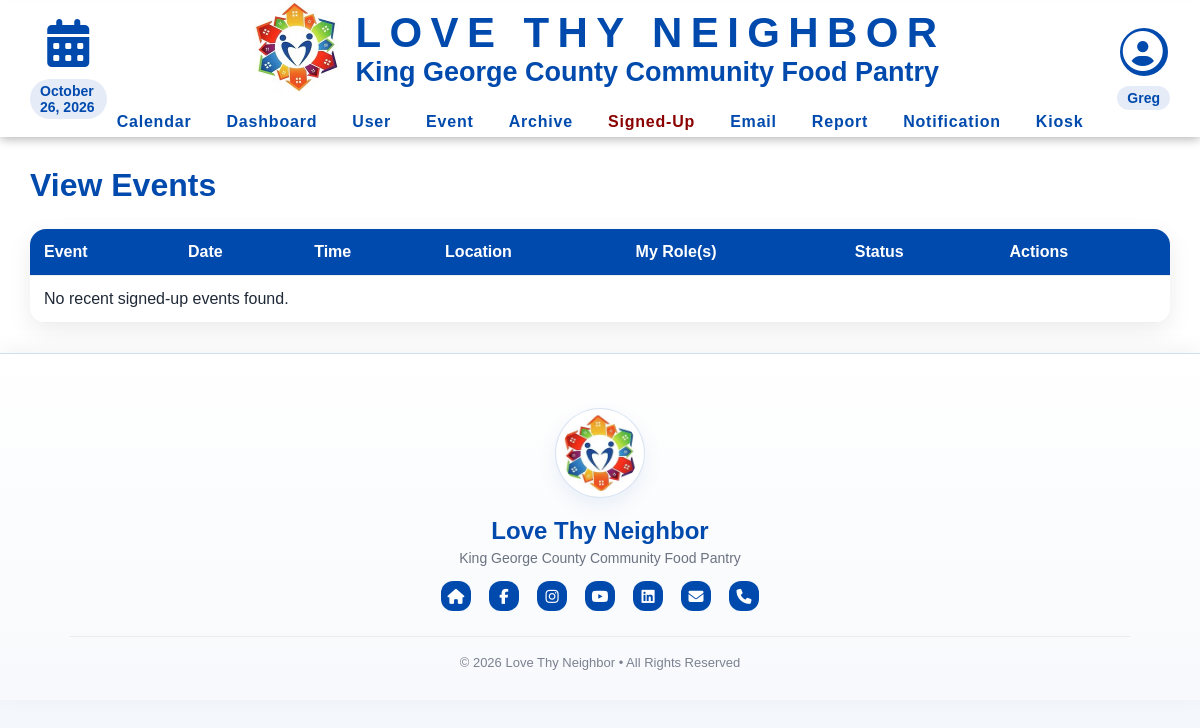
The app's page /viewMyUpcomingEvents.php (signed in), older data.
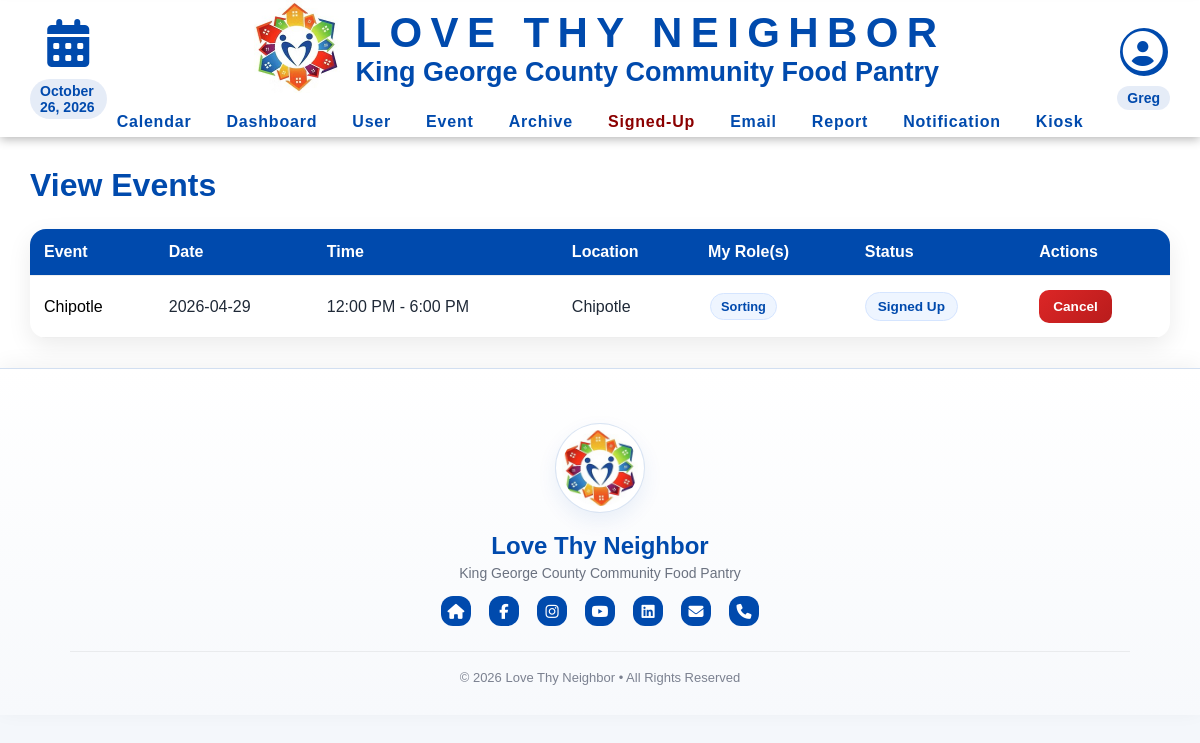
The same page, newer data.
### tables this page shows
CREATE TABLE `dbevents` (
  `id` int NOT NULL AUTO_INCREMENT,
  `name` text NOT NULL,
  `date` char(10) NOT NULL,
  `startTime` char(5) NOT NULL,
  `endTime` char(5) NOT NULL,
  `description` text NOT NULL,
  `capacity` int NOT NULL,
  `location` text,
  `archived` tinyint DEFAULT NULL,
  PRIMARY KEY (`id`)
);

### database/dbEvents.php (called while the page is built, shortened)
<?php
function fetch_user_upcoming_signups($user_id, $sortDirection = 'ASC', $limit = null) {
    $connection = connect();
    $normalizedSortDirection = strtoupper($sortDirection) === 'DESC' ? 'DESC' : 'ASC';
    $query = "
        SELECT
            e.id,
            e.name,
            e.date,
            e.startTime,
            e.endTime,
            e.location,
            GROUP_CONCAT(DISTINCT r.role ORDER BY r.role SEPARATOR ', ') AS roles
        FROM dbevents e
        INNER JOIN dbeventpersons ep ON e.id = ep.eventID
        LEFT JOIN dbroleevents re ON e.id = re.eventID
        LEFT JOIN dbroles r ON re.roleID = r.role_id
        WHERE ep.userID = ? AND ep.attended = 0
        GROUP BY e.id, e.name, e.date, e.startTime, e.endTime, e.location
        ORDER BY e.date $normalizedSortDirection, e.startTime $normalizedSortDirection";
    $stmt = mysqli_prepare($connection, $query);
    if ($limit !== null) {
        mysqli_stmt_bind_param($stmt, "si", $user_id, $limit);
    } else {
        mysqli_stmt_bind_param($stmt, "s", $user_id);
    }
    mysqli_stmt_execute($stmt);
    $result = mysqli_stmt_get_result($stmt);
    $events = [];
    if ($result) {
        while ($row = mysqli_fetch_assoc($result)) {
            $events[] = $row;
        }
    }
    return $events;
}

### database/dbRoleEvents.php (called while the page is built, shortened)
<?php
function getRolesForPersonEvent($personID, $eventID)
{
    $con = connect();
    $stmt = $con->prepare("
        SELECT r.role
        FROM person_roles pr
        JOIN dbroles r ON pr.role_id = r.role_id
        WHERE pr.person_id = ?
        AND pr.event_id = ?
    ");
    $stmt->bind_param("si", $personID, $eventID);
    $stmt->execute();
    $result = $stmt->get_result();
    $roles = [];
    while ($row = $result->fetch_assoc()) {
        $roles[] = $row['role'];
    }
    return $roles;
}
?>

### viewMyUpcomingEvents.php (the view, shortened to what the changed rows need)
<?php
require_once('database/dbEvents.php');
require_once('database/dbRoleEvents.php');
$user_id = $_SESSION['_id'];
$sort = $_GET['sort'] ?? 'asc';
$sortDirection = ($sort === 'desc') ? 'DESC' : 'ASC';
$upcoming_events = fetch_user_upcoming_signups($user_id, $sortDirection);
?>
<!DOCTYPE html>
<html lang="en">
<head>
    <link rel="stylesheet" href="css/layoutInfo.css" />
</head>
<body>
<?php include('header.php'); ?>
<div class="page">
    <div class="main">
        <div class="page-header">
            <h1>View Events</h1>
        </div>
        <div class="table-card">
            <table>
                <thead>
                    <tr>
                        <th>Event</th>
                        <th>Date</th>
                        <th>Time</th>
                        <th>Location</th>
                        <th>My Role(s)</th>
                        <th>Status</th>
                        <th>Actions</th>
                    </tr>
                </thead>
                <tbody>
                <?php if (!empty($upcoming_events)): ?>
                    <?php foreach ($upcoming_events as $event): ?>
                        <tr>
                            <td>
                                <a href="event.php?id=<?php echo htmlspecialchars($event['id']); ?>" class="event-link">
                                    <?php echo htmlspecialchars($event['name']); ?>
                                </a>
                            </td>
                            <td><?php echo htmlspecialchars($event['date']); ?></td>
                            <td>
                                <?php
                                    $start = !empty($event['startTime']) ? date('g:i A', strtotime($event['startTime'])) : null;
                                    $end = !empty($event['endTime']) ? date('g:i A', strtotime($event['endTime'])) : null;
                                    if ($start && $end) {
                                        echo htmlspecialchars($start . ' - ' . $end);
                                    } elseif ($start) {
                                        echo htmlspecialchars($start);
                                    } else {
                                        echo 'TBD';
                                    }
                                ?>
                            </td>
                            <td>
                                <?php echo !empty($event['location']) ? htmlspecialchars($event['location']) : 'TBD'; ?>
                            </td>
                            <td>
                                <?php
                                    $userRoles = getRolesForPersonEvent($user_id, $event['id']);
                                    if (!empty($userRoles)) {
                                        foreach ($userRoles as $role) {
                                            echo '<span class="role-pill">' . htmlspecialchars($role) . '</span>';
                                        }
                                    } else {
                                        echo 'No role selected';
                                    }
                                ?>
                            </td>
                            <td>
                                <span class="status-badge">
                                    Signed Up
                                </span>
                            </td>
                            <td class="actions">
                                <form
                                    method="POST"
                                    style="display:inline;"
                                    onsubmit="return confirm('Are you sure you want to cancel this event?');">
                                    <button type="submit" class="cancel-btn">
                                        Cancel
                                    </button>
                                </form>
                            </td>
                        </tr>
                        <?php endforeach; ?>
                            <?php else: ?>
                            <tr class="empty-state-row">
                                <td colspan="7">No recent signed-up events found.</td>
                            </tr>
                    <?php endif; ?>
            </tbody>
            </table>
        </div>
    </div>
</div>
<?php include 'footer.php'; ?>
</body>
</html>

Row changes from the older to the newer data that the page shows:
added dbevents: name "Chipotle", date "2026-04-29", startTime+endTime "12:00 PM - 6:00 PM", location "Chipotle", role "Sorting"
Text that changed along with them:
text no longer shown: "No recent signed-up events found."
